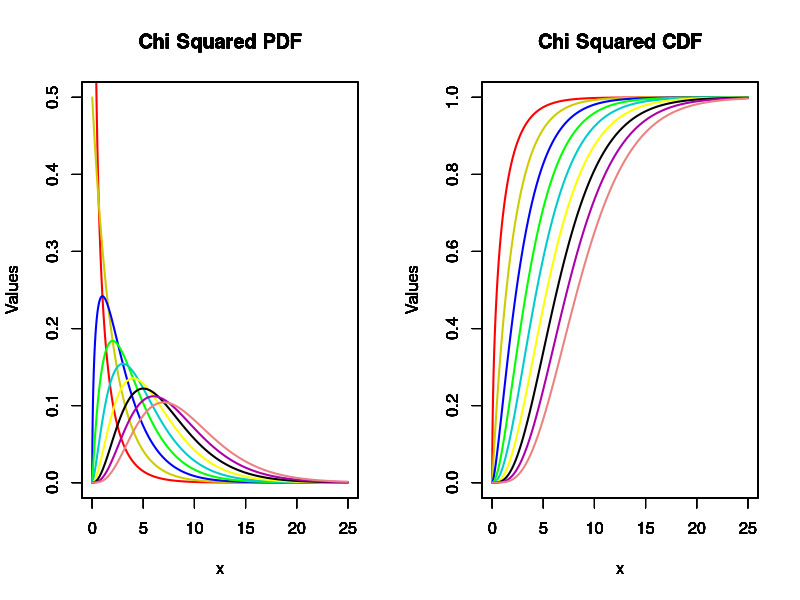

Generate this figure with R:
colors <- c('red', '#CCCC00', 'blue', 'green', '#00CCCC', 'yellow', 'black', '#AA00AA', '#EB8282');
degrees <- c(1, 2, 3, 4, 5, 6, 7, 8, 9)
x <- seq(0, 25, by = 0.01)
layout(matrix(c(1,2), 1, 2, byrow = TRUE))
for(i in degrees) {
  plot(
    x, 
    xlim=c(0,25),
    ylim=c(0, 0.5),
    dchisq(x, df = i),
    type="l",
    col=colors[i],
    main="Chi Squared PDF", 
    xlab = "x", 
    ylab = "Values",
    lwd = 2
  )
  par(new = (i != 9))
}

for(i in degrees) {
  plot(
    x, 
    xlim=c(0,25),
    ylim=c(0, 1),
    pchisq(x, df = i),
    type="l",
    col=colors[i],
    main="Chi Squared CDF", 
    xlab = "x", 
    ylab = "Values",
    lwd = 2
  )
  par(new = (i != 9))
}
